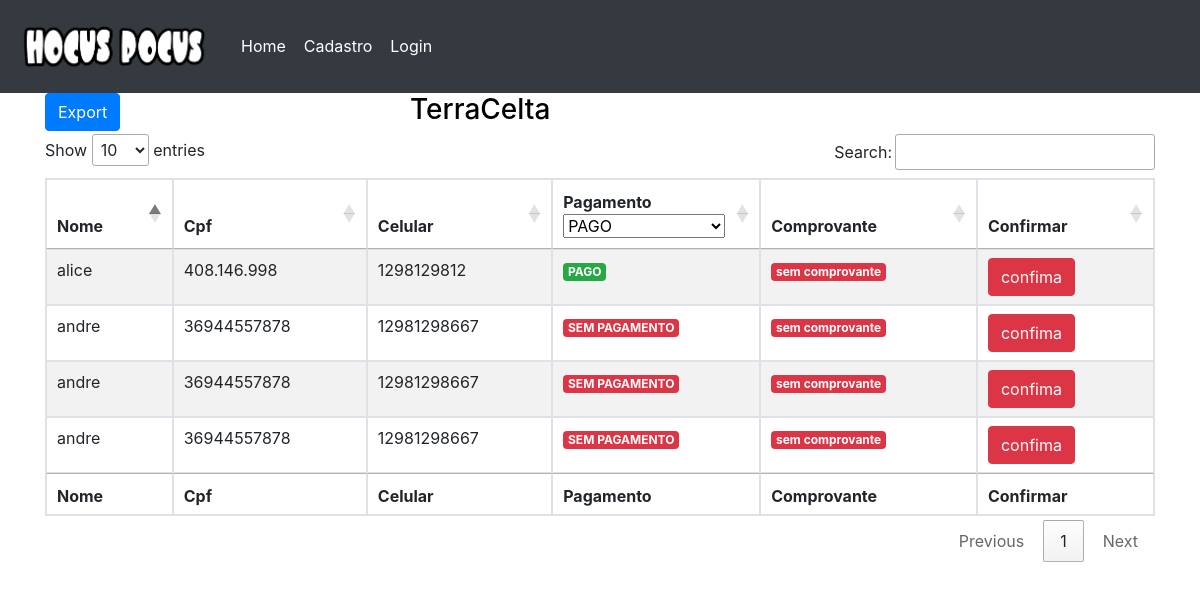
/lista/2, run on the app's committed database.
### show/models.py (models this page shows, shortened)
class Show(models.Model):
    titulo_show = models.CharField(max_length=100)
    descricao_show = models.CharField(max_length=300)
    horario_do_show = models.CharField(max_length=100, null=True)
    data_do_show = models.DateField(null=True)
    lista_reserva_sr = models.ManyToManyField(NomeLista, related_name="show")

class NomeLista(models.Model):
    nome = models.CharField(max_length=100)
    cpf = models.CharField(max_length=300)
    celular = models.CharField(max_length=300)
    pagamento = models.BooleanField(default=False)
    comprovante = models.ImageField(upload_to='static/comprovantes', blank=True)
    def __str__(self):
        return self.nome

### show/views.py (the view)
# urls.py: path('lista', lista, name='lista'),
def lista(request, id=1):
    if request.method == 'POST':
        id = request.POST['id']
        show = request.POST['show']
        cofirmapagamento = NomeLista.objects.filter(id=id)
        cofirmapagamento.update(
            pagamento=True)
        print(show)
        return redirect('lista/'+show)
    else:
        banner = Banner.objects.filter(publicada=True)
        show = Show.objects.filter(id=id)
        dados = {'banners': banner,
                 'show': show
        }
        return render(request, 'lista.html', dados)

### templates/lista.html (shortened to what this page needs)
{% extends 'base.html' %}
{% load static %}
{% block content %}
<body>
<link rel="stylesheet" href="https://cdn.jsdelivr.net/npm/bootstrap@4.6.2/dist/css/bootstrap.min.css">
<link rel="stylesheet" href="https://cdn.datatables.net/1.10.2/css/jquery.dataTables.min.css">
{% for nome_na_lista in show %}
<div class="container">
<div class="row header" style="text-align:center;color:black">
<div class="col-md-4 text-left"> <button id="export" class="btn btn-primary">Export</button> </div>
<h3>{{ nome_na_lista.titulo_show }}</h3>
</div>
<table id="example" class="table table-striped table-bordered" style="width:100%">
        <thead>
            <tr>
                <th>Nome</th>
                <th>Cpf</th>
                <th>Celular</th>
                <th>Pagamento</th>
                <th>Comprovante</th>
                <th>Confirmar</th>
            </tr>
        </thead>
        <tbody>
            {% for area in nome_na_lista.lista_reserva_sr.all %}
                                    <tr>
                                        <td>{{ area }}</td>
                                        <td>{{ area.cpf }}</td>
                                        <td>{{ area.celular }}</td>
                                        {% if area.pagamento %}
                                        <td><label class="badge badge-success">PAGO</label></td>
                                        {% else %}
                                        <td><label class="badge badge-danger">SEM PAGAMENTO</label></td>
                                        {% endif %}
                                        {% if area.comprovante %}
                                        <td><a href="{% url 'comprovante' %}/{{ area.id }}"> <button class="btn btn-primary"> comprovante </button>  </a></td>
                                        {% else %}
                                        <td> <label class="badge badge-danger"  > sem comprovante </label></td>
                                        {% endif %}
                                        <form action="{% url 'lista' %}" method="POST" >
                                        <td> <button class="btn btn-danger" type="submit"> confima</button></td>
                                            </form>
                                    </tr>
            {% endfor %}
        </tbody>
        <tfoot>
            <tr>
                <th>Nome</th>
                <th>Cpf</th>
                <th>Celular</th>
                <th>Pagamento</th>
                <th>Comprovante</th>
                <th>Confirmar</th>
            </tr>
        </tfoot>
    </table>
    </div>
{% endfor %}
{% endblock %}

### data on the page
Show: titulo_show "TerraCelta"
NomeLista: nome "alice", cpf "408.146.998", celular "1298129812", pagamento "PAGO", comprovante "sem comprovante"
NomeLista: nome "andre", cpf "36944557878", celular "12981298667", pagamento "SEM PAGAMENTO", comprovante "sem comprovante"
NomeLista: nome "andre", cpf "36944557878", celular "12981298667", pagamento "SEM PAGAMENTO", comprovante "sem comprovante"
NomeLista: nome "andre", cpf "36944557878", celular "12981298667", pagamento "SEM PAGAMENTO", comprovante "sem comprovante"
